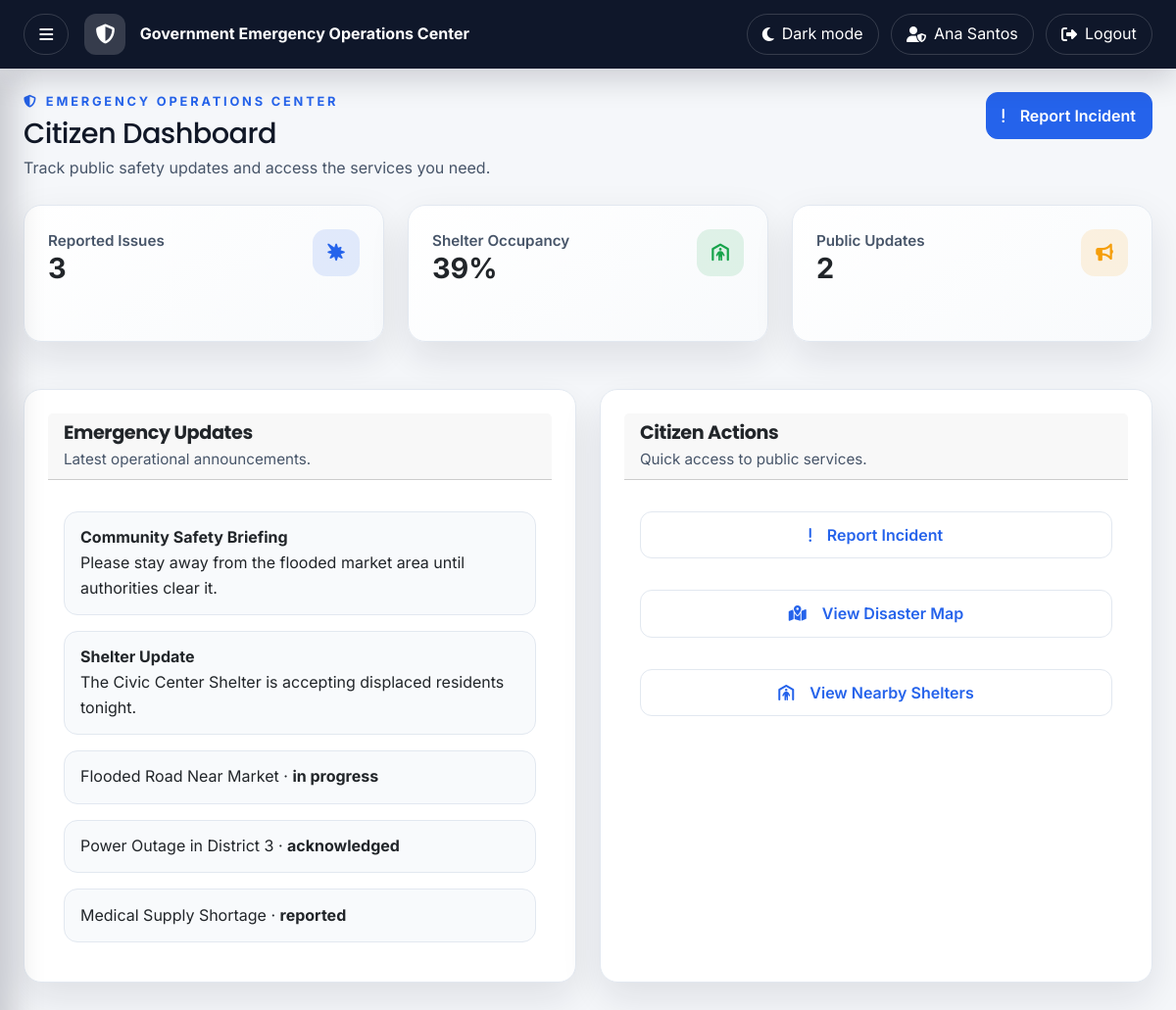
Page /citizen/dashboard.php (signed in) on the committed database.
### tables this page shows
CREATE TABLE announcements (
    id INT AUTO_INCREMENT PRIMARY KEY,
    title VARCHAR(150) NOT NULL,
    body TEXT NOT NULL,
    published_by INT NOT NULL,
    status VARCHAR(20) NOT NULL DEFAULT 'published',
    created_at TIMESTAMP DEFAULT CURRENT_TIMESTAMP,
    updated_at TIMESTAMP DEFAULT CURRENT_TIMESTAMP ON UPDATE CURRENT_TIMESTAMP,
    FOREIGN KEY (published_by) REFERENCES users(id) ON DELETE CASCADE,
    INDEX idx_announcements_status (status)
);

CREATE TABLE disaster_incidents (
    id INT AUTO_INCREMENT PRIMARY KEY,
    title VARCHAR(150) NOT NULL,
    description TEXT NOT NULL,
    incident_type VARCHAR(50) NOT NULL,
    severity VARCHAR(20) NOT NULL DEFAULT 'medium',
    priority VARCHAR(20) NOT NULL DEFAULT 'medium',
    latitude DECIMAL(10,8) DEFAULT NULL,
    longitude DECIMAL(11,8) DEFAULT NULL,
    address VARCHAR(255) DEFAULT NULL,
    status VARCHAR(20) NOT NULL DEFAULT 'reported',
    reported_by INT NOT NULL,
    assigned_to INT DEFAULT NULL,
    created_at TIMESTAMP DEFAULT CURRENT_TIMESTAMP,
    updated_at TIMESTAMP DEFAULT CURRENT_TIMESTAMP ON UPDATE CURRENT_TIMESTAMP,
    FOREIGN KEY (reported_by) REFERENCES users(id) ON DELETE CASCADE,
    FOREIGN KEY (assigned_to) REFERENCES users(id) ON DELETE SET NULL,
    INDEX idx_incidents_status (status),
    INDEX idx_incidents_severity (severity),
    INDEX idx_incidents_type (incident_type)
);

### includes/incidents.php (called while the page is built, shortened)
<?php
function fetchIncidents(PDO $pdo, array $filters = []): array
{
    $sql = 'SELECT i.id, i.title, i.description, i.incident_type, i.severity, i.priority, i.status,
                   i.latitude, i.longitude, i.address, i.created_at, i.updated_at,
                   i.reported_by, i.assigned_to,
                   u.full_name AS reporter, a.full_name AS assigned_responder
            FROM disaster_incidents i
            LEFT JOIN users u ON u.id = i.reported_by
            LEFT JOIN users a ON a.id = i.assigned_to';
    $where = [];
    $params = [];
    if (!empty($filters['reported_by'])) {
        $where[] = 'i.reported_by = ?';
        $params[] = $filters['reported_by'];
    }
    if ($where) {
        $sql .= ' WHERE ' . implode(' AND ', $where);
    }
    $sql .= ' ORDER BY i.created_at DESC';
    $stmt = $pdo->prepare($sql);
    $stmt->execute($params);
    return $stmt->fetchAll();
}

### citizen/dashboard.php (the view, shortened to what this page needs)
<?php
require_once __DIR__ . '/../config/dbconnection.php';
require_once __DIR__ . '/../includes/incidents.php';
$userId = (int) ($_SESSION['user_id'] ?? 0);
$myReports = fetchIncidents($pdo, ['reported_by' => $userId]);
$reportedCount = count($myReports);
$shelter = $pdo->query('SELECT SUM(current_occupancy) AS occupied, SUM(capacity) AS capacity FROM shelters')->fetch();
$shelterCapacity = (int) ($shelter['capacity'] ?? 0) > 0
    ? round(((int) $shelter['occupied'] / (int) $shelter['capacity']) * 100) . '%'
    : 'n/a';
$announcements = $pdo->query('SELECT title, body FROM announcements ORDER BY created_at DESC LIMIT 5')->fetchAll();
$updateCount = count($announcements);
$updatesHtml = '';
foreach ($announcements as $announcement) {
    $updatesHtml .= '<div class="info-item"><strong>' . htmlspecialchars($announcement['title']) . '</strong><br>' . htmlspecialchars($announcement['body']) . '</div>';
}
foreach (array_slice($myReports, 0, 3) as $report) {
    $updatesHtml .= '<div class="info-item">' . htmlspecialchars($report['title']) . ' &middot; <strong>' . htmlspecialchars(str_replace('_', ' ', $report['status'])) . '</strong></div>';
}
$pageActions = '<a href="' . BASE_URL . '/citizen/report.php" class="btn btn-primary"><i class="fa-solid fa-exclamation me-2"></i>Report Incident</a>';
$baseUrl = BASE_URL;
$pageContent = <<<HTML
<div class="dashboard-grid">
    <div class="card stat-card">
        <div class="d-flex justify-content-between align-items-start">
            <div>
                <p class="stat-label">Reported Issues</p>
                <p class="stat-value">{$reportedCount}</p>
            </div>
            <div class="stat-icon"><i class="fa-solid fa-burst"></i></div>
        </div>
    </div>
    <div class="card stat-card">
        <div class="d-flex justify-content-between align-items-start">
            <div>
                <p class="stat-label">Shelter Occupancy</p>
                <p class="stat-value">{$shelterCapacity}</p>
            </div>
            <div class="stat-icon success"><i class="fa-solid fa-person-shelter"></i></div>
        </div>
    </div>
    <div class="card stat-card">
        <div class="d-flex justify-content-between align-items-start">
            <div>
                <p class="stat-label">Public Updates</p>
                <p class="stat-value">{$updateCount}</p>
            </div>
            <div class="stat-icon warning"><i class="fa-solid fa-bullhorn"></i></div>
        </div>
    </div>
</div>
<div class="dashboard-grid mt-3">
    <div class="card">
        <div class="card-header">
            <div>
                <h3 class="card-title">Emergency Updates</h3>
                <p class="card-subtitle">Latest operational announcements.</p>
            </div>
        </div>
        <div class="card-body">
            <div class="info-stack">{$updatesHtml}</div>
        </div>
    </div>
    <div class="card">
        <div class="card-header">
            <div>
                <h3 class="card-title">Citizen Actions</h3>
                <p class="card-subtitle">Quick access to public services.</p>
            </div>
        </div>
        <div class="card-body">
            <a class="btn btn-outline-primary w-100 mb-2" href="{$baseUrl}/citizen/report.php"><i class="fa-solid fa-exclamation me-2"></i>Report Incident</a>
            <a class="btn btn-outline-primary w-100 mb-2" href="{$baseUrl}/modules/incidents/map.php"><i class="fa-solid fa-map-location-dot me-2"></i>View Disaster Map</a>
            <a class="btn btn-outline-primary w-100" href="{$baseUrl}/citizen/shelters.php"><i class="fa-solid fa-person-shelter me-2"></i>View Nearby Shelters</a>
        </div>
    </div>
</div>
HTML;

### assets/css/layout.css (style rules this page uses)
:root { --background: #f5f7fa; --surface: #ffffff; --surface-muted: #f8fafc; --surface-strong: #eef2ff; --text: #111827; --text-secondary: #475569; --border: #e2e8f0; --navbar: #0f172a; --sidebar: #111827; --primary: #2563eb; --success: #16a34a; --danger: #dc2626; --warning: #f59e0b; --info: #0ea5e9; --shadow: 0 16px 40px rgba(15, 23, 42, 0.10); --shadow-strong: 0 24px 56px rgba(15, 23, 42, 0.16); --radius-lg: 18px; --radius-md: 12px; --radius-sm: 10px; --navbar-height: 70px; --sidebar-width: 280px; --sidebar-collapsed-width: 90px; --spacing-1: 8px; --spacing-2: 16px; --spacing-3: 24px; --spacing-4: 32px; --spacing-5: 48px; --font-sans: 'Inter', 'Segoe UI', Roboto, sans-serif; --font-display: 'Poppins', 'Segoe UI', sans-serif; }
* { box-sizing: border-box; }
html { scroll-behavior: smooth; }
body { margin: 0; min-height: 100vh; font-family: var(--font-sans); background: var(--background); color: var(--text); line-height: 1.6; overflow: hidden; transition: background 0.25s ease, color 0.25s ease; }
a { color: inherit; text-decoration: none; }
h1, h2, h3, h4, h5, h6 { margin: 0; font-family: var(--font-display); color: var(--text); letter-spacing: -0.02em; }
p { margin: 0; }

### assets/css/components.css (style rules this page uses)
.card { background: var(--surface); border: 1px solid var(--border); border-radius: var(--radius-lg); box-shadow: var(--shadow); padding: var(--spacing-3); transition: transform 0.2s ease, box-shadow 0.2s ease, border-color 0.2s ease; }
.card-header { display: flex; align-items: center; justify-content: space-between; gap: var(--spacing-2); margin-bottom: var(--spacing-2); }
.card-title { font-size: 1.2rem; font-weight: 700; }
.card-subtitle { color: var(--text-secondary); font-size: 0.95rem; }
.card-body { display: flex; flex-direction: column; gap: var(--spacing-2); }
.btn { display: inline-flex; align-items: center; justify-content: center; gap: 0.5rem; min-height: 44px; padding: 0.7rem 1rem; border-radius: 12px; border: 1px solid transparent; font-weight: 600; transition: transform 0.2s ease, box-shadow 0.2s ease, background 0.2s ease; }
.btn-primary { background: var(--primary); color: white; border-color: var(--primary); }
.btn-outline-primary { border-color: var(--border); color: var(--primary); background: var(--surface); }

### assets/css/dashboard.css (style rules this page uses)
.dashboard-grid { display: grid; grid-template-columns: repeat(auto-fit, minmax(300px, 1fr)); gap: var(--spacing-3); align-items: stretch; }
.dashboard-grid > * { min-width: 0; }
.stat-card { min-height: 140px; display: flex; flex-direction: column; justify-content: space-between; background: linear-gradient(145deg, var(--surface) 0%, var(--surface-muted) 100%); }
.stat-card .stat-value { font-size: 1.8rem; font-weight: 700; line-height: 1.1; }
.stat-card .stat-label { color: var(--text-secondary); font-size: 0.95rem; font-weight: 600; }
.stat-card .stat-icon { display: inline-flex; align-items: center; justify-content: center; width: 48px; height: 48px; border-radius: 14px; background: rgba(37, 99, 235, 0.12); color: var(--primary); font-size: 1.1rem; }
.stat-card.success .stat-icon, .stat-icon.success { background: rgba(22, 163, 74, 0.12); color: var(--success); }
.stat-card.warning .stat-icon, .stat-icon.warning { background: rgba(245, 158, 11, 0.12); color: var(--warning); }
.info-stack { display: flex; flex-direction: column; gap: var(--spacing-2); }
.info-stack .info-item { padding: 0.85rem 1rem; border-radius: 14px; border: 1px solid var(--border); background: var(--surface-muted); }

### assets/css/utilities.css (style rules this page uses)
.mb-2 { margin-bottom: var(--spacing-2) !important; }
.mt-3 { margin-top: var(--spacing-3) !important; }
.w-100 { width: 100% !important; }

### rows in the picture
announcements: title "Community Safety Briefing", body "Please stay away from the flooded market area until authorities clear it."
announcements: title "Shelter Update", body "The Civic Center Shelter is accepting displaced residents tonight."
disaster_incidents: title "Flooded Road Near Market", status "in progress"
disaster_incidents: title "Power Outage in District 3", status "acknowledged"
disaster_incidents: title "Medical Supply Shortage", status "reported"

### other values in the picture
$displayName "Ana Santos"
$pageTitle "Citizen Dashboard"
$pageSubtitle "Track public safety updates and access the services you need."
$reportedCount "3"
$shelterCapacity "39%"
$updateCount "2"
